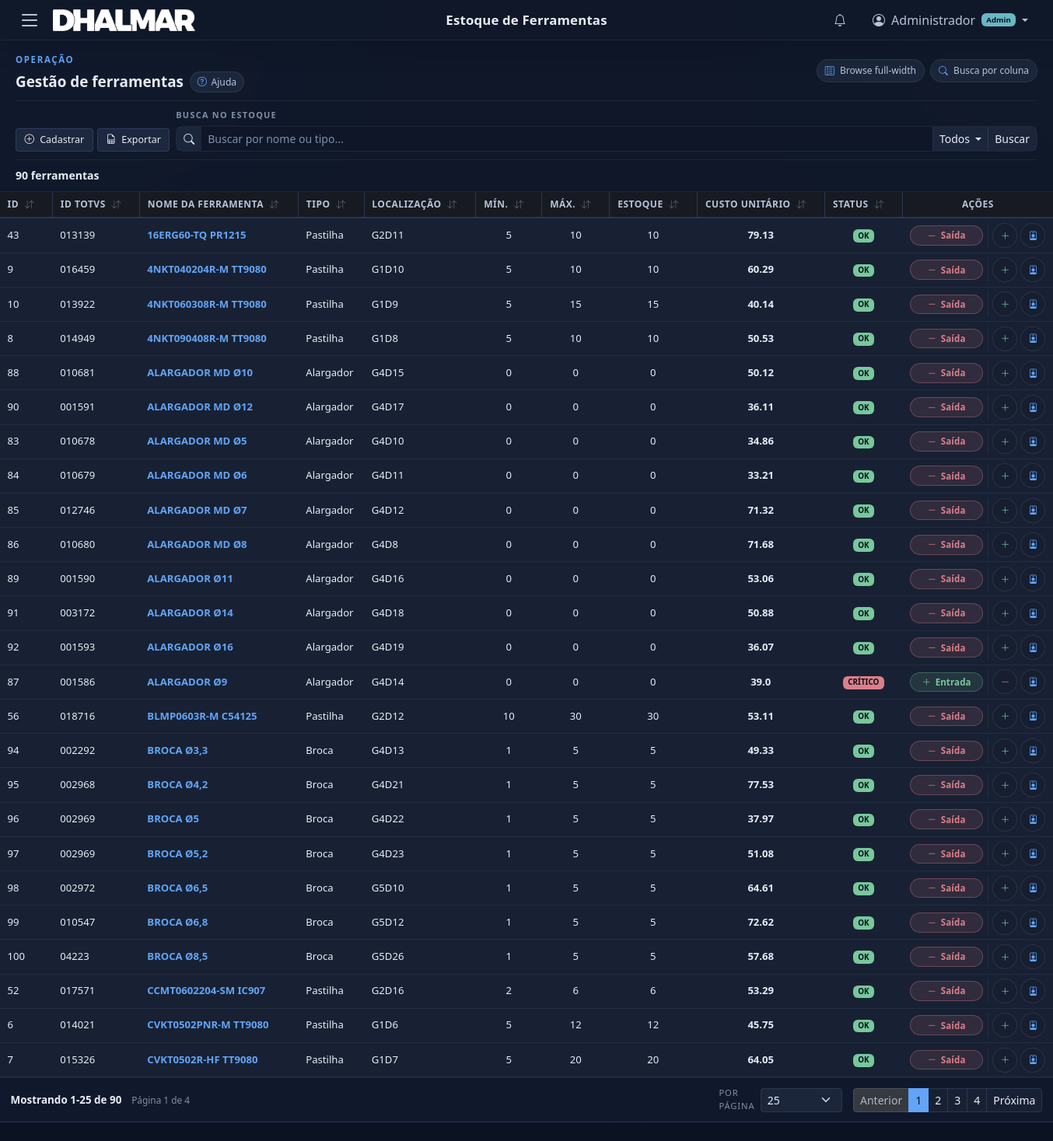
/tools/ (signed in), run on an earlier commit of the app's database.
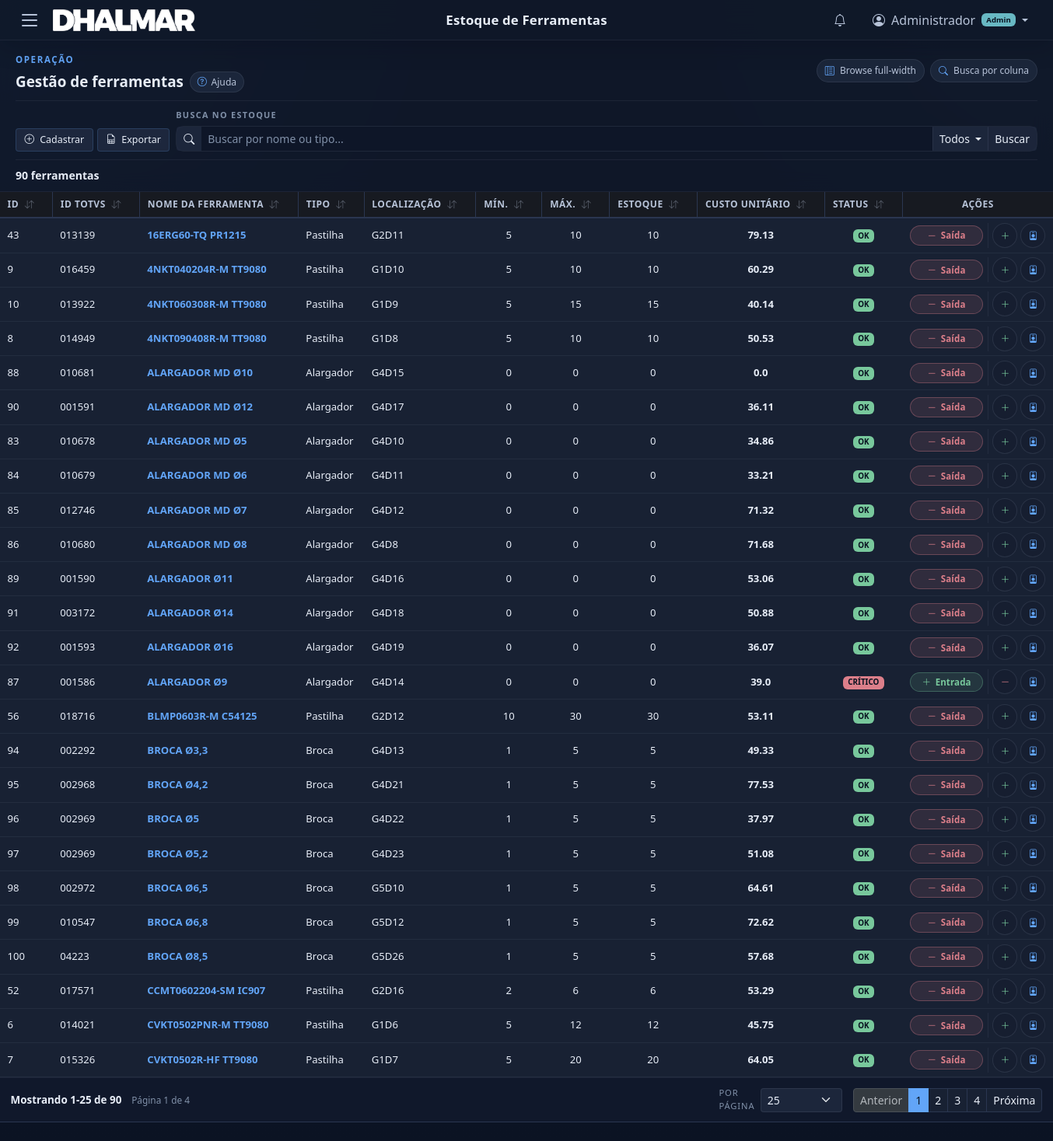
And on a later commit of the database.
### app/models.py (models this page shows, shortened)
class User(Base):
    __tablename__ = "users"
    id = Column(Integer, primary_key=True, index=True)
    username = Column(String(100), nullable=False, unique=True)
    full_name = Column(String(200), nullable=False, default="")
    password_hash = Column(String(255), nullable=False)
    role = Column(String(10), nullable=False, default="USER")  # ADMIN or USER
    active = Column(Integer, default=1)  # 1=active, 0=disabled
    created_at = Column(DateTime, default=datetime.utcnow)

class Tool(Base):
    __tablename__ = "tools"
    id = Column(Integer, primary_key=True, index=True)
    name = Column(String(200), nullable=False)
    origin_id = Column(String(100), default="")  # ID de origem (preenchido manualmente)
    tool_type_id = Column(Integer, ForeignKey("tool_types.id"), nullable=False)
    description = Column(Text, default="")
    location = Column(String(10), default="")  # G<n>D<n> e.g. G1D27
    min_stock = Column(Integer, default=0)
    max_stock = Column(Integer, default=0)
    current_stock = Column(Integer, default=0)
    unit_cost = Column(Float, default=0.0)           # Cost per unit (R$)
    is_critical = Column(Integer, default=0)          # 1 = critical for production
    avg_lifespan_hours = Column(Float, default=0.0)   # Average life in hours before replacement
    tool_type = relationship("ToolType", back_populates="tools")
    parameters = relationship("ToolParameter", back_populates="tool", cascade="all, delete-orphan")
    movements = relationship("Movement", back_populates="tool")

class ToolType(Base):
    __tablename__ = "tool_types"
    id = Column(Integer, primary_key=True, index=True)
    name = Column(String(100), nullable=False, unique=True)
    tools = relationship("Tool", back_populates="tool_type")

### app/routers/tools.py (the view)
@router.get("/")
def tools_list(
    request: Request,
    search: str = Query("", alias="search"),
    search_col: str = Query("all", alias="search_col"),
    page: int = Query(1, ge=1),
    per_page: int = Query(25, alias="per_page"),
    db: Session = Depends(get_db),
):
    tools, pagination = paginate_query(
        _filtered_tools_query(db, search, search_col),
        base_path=request.url.path,
        params={
            "search": search,
            "search_col": search_col,
        },
        page=page,
        per_page=per_page,
        id_prefix="tools",
    )
    employees = db.query(Employee).order_by(Employee.name).all()
    machines = db.query(Machine).order_by(Machine.name).all()
    return request.app.state.templates.TemplateResponse(
        request=request,
        name="tools/index.html",
        context={
            "tools": tools,
            "employees": employees,
            "machines": machines,
            "search": search,
            "search_col": search_col,
            "page": pagination["page"],
            "per_page": pagination["per_page"],
            "pagination": pagination,
        },
    )

### app/templates/tools/index.html (shortened to what this page needs)
{% extends "base.html" %}
{% set active_page = "tools" %}
{% block topbar_title %}Estoque de Ferramentas{% endblock %}
{% block content %}
{% set col_label_map = {'all': 'Todos', 'name': 'Nome', 'origin_id': 'ID TOTVS', 'tool_type': 'Tipo', 'location': 'Localização', 'status': 'Status'} %}
<div class="page-subheader page-subheader--stacked">
    <div class="ops-context-bar">
        <div class="ops-context-copy">
            <span class="ops-context-kicker">Operação</span>
            <div class="ops-context-heading">
                <h1 class="ops-context-title">Gestão de ferramentas</h1>
                <button class="btn btn-sm ops-help-toggle collapsed" type="button"
                        data-bs-toggle="collapse" data-bs-target="#toolsPageHelp"
                        aria-expanded="false" aria-controls="toolsPageHelp">
                    <i class="bi bi-question-circle"></i>
                    <span class="d-none d-sm-inline">Ajuda</span>
                </button>
            </div>
        </div>
        <div class="ops-context-meta">
            <span class="ops-meta-pill">
                <i class="bi bi-layout-text-sidebar-reverse"></i>Browse full-width
            </span>
            <span class="ops-meta-pill">
                <i class="bi bi-search"></i>Busca por coluna
            </span>
        </div>
    </div>
    <div class="tools-toolbar tools-toolbar--wrap">
        <div class="tools-toolbar-left">
            <a href="/tools/create" class="btn btn-sm btn-outline-secondary tools-action-btn">
                <i class="bi bi-plus-circle me-1"></i> Cadastrar
            </a>
            <button type="button" class="btn btn-sm btn-outline-secondary tools-action-btn"
                    data-bs-toggle="modal" data-bs-target="#exportModal">
                <i class="bi bi-file-earmark-spreadsheet me-1"></i> Exportar
            </button>
        </div>
        <div class="tools-toolbar-right">
            <form method="GET" action="/tools" class="tools-search-form movements-search-form" id="searchForm">
                <span class="movements-toolbar-label">Busca no estoque</span>
                <div class="input-group input-group-sm">
                    <span class="input-group-text tools-search-icon"><i class="bi bi-search"></i></span>
                    <input type="text" name="search" class="form-control form-control-sm" id="searchInput"
                           placeholder="Buscar por nome ou tipo..." value="{{ search }}">
                    <button class="btn btn-sm btn-outline-secondary dropdown-toggle" type="button"
                            data-bs-toggle="dropdown" aria-expanded="false" id="searchColBtn">
                        <span id="searchColLabel">{{ col_label_map.get(search_col, 'Todos') }}</span>
                    </button>
                    <button class="btn btn-sm btn-outline-secondary" type="submit">Buscar</button>
                </div>
            </form>
        </div>
    </div>
    <div class="ops-feedback-bar">
        <div class="ops-feedback-summary">
            <span class="ops-feedback-count">{{ pagination.total_items }} ferramenta{{ '' if pagination.total_items == 1 else 's' }}</span>
        </div>
    </div>
</div>
<div class="page-grid-fullwidth">
    <div class="tools-grid-wrapper">
        <div class="table-responsive">
            <table class="table table-hover mb-0 align-middle tools-grid tools-grid--inventory">
                <thead>
                    <tr>
                        <th class="sortable" data-sort-type="number" data-col="0">ID <i class="bi bi-arrow-down-up sort-icon"></i></th>
                        <th class="sortable" data-sort-type="string" data-col="1">ID TOTVS <i class="bi bi-arrow-down-up sort-icon"></i></th>
                        <th class="sortable" data-sort-type="string" data-col="2">Nome da Ferramenta <i class="bi bi-arrow-down-up sort-icon"></i></th>
                        <th class="sortable" data-sort-type="string" data-col="3">Tipo <i class="bi bi-arrow-down-up sort-icon"></i></th>
                        <th class="sortable" data-sort-type="string" data-col="4">Localização <i class="bi bi-arrow-down-up sort-icon"></i></th>
                        <th class="sortable text-center" data-sort-type="number" data-col="5">Mín. <i class="bi bi-arrow-down-up sort-icon"></i></th>
                        <th class="sortable text-center" data-sort-type="number" data-col="6">Máx. <i class="bi bi-arrow-down-up sort-icon"></i></th>
                        <th class="sortable text-center" data-sort-type="number" data-col="7">Estoque <i class="bi bi-arrow-down-up sort-icon"></i></th>
                        <th class="sortable text-center" data-sort-type="number" data-col="8">Custo unitário <i class="bi bi-arrow-down-up sort-icon"></i></th>
                        <th class="sortable text-center" data-sort-type="string" data-col="9">Status <i class="bi bi-arrow-down-up sort-icon"></i></th>
                        <th class="text-center">Ações</th>
                    </tr>
                </thead>
                <tbody>
                {% for t in tools %}
                    <tr>
                        <td>{{ t.id }}</td>
                        <td>{{ t.origin_id or "—" }}</td>
                        <td>
                            <a href="/tools/{{ t.id }}{% if search %}?ref={{ search|urlencode }}{% if search_col and search_col != 'all' %}&ref_col={{ search_col|urlencode }}{% endif %}{% endif %}"
                               class="text-decoration-none fw-semibold tool-detail-trigger"
                               data-tool-name="{{ t.name }}"
                               data-modal-url="/tools/{{ t.id }}/modal">
                                {{ t.name }}
                            </a>
                        </td>
                        <td>{{ t.tool_type.name }}</td>
                        <td>{{ t.location or "—" }}</td>
                        <td class="text-center">{{ t.min_stock }}</td>
                        <td class="text-center">{{ t.max_stock }}</td>
                        <td class="text-center">{{ t.max_stock }}</td>
                        <td class="text-center fw-bold">{{ t.unit_cost }}</td>
                        <td class="text-center">
                            {% if t.status == "CRITICAL" %}
                                <span class="badge bg-danger">CRÍTICO</span>
                            {% elif t.status == "LOW STOCK" %}
                                <span class="badge bg-warning text-dark">ESTOQUE BAIXO</span>
                            {% else %}
                                <span class="badge bg-success">OK</span>
                            {% endif %}
                        </td>
                        {% set prioritize_restock = t.status in ["CRITICAL", "LOW STOCK"] %}
                        <td class="text-center text-nowrap row-actions-cell">
                            <div class="row-action-cluster" role="group" aria-label="Ações para {{ t.name }}">
                                <button class="btn btn-sm row-action-primary {{ 'row-action-primary--success' if prioritize_restock else 'row-action-primary--danger' }}"
                                        type="button"
                                        data-bs-toggle="modal"
                                        data-bs-target="#movementModal"
                                        onclick="prepareMovement({{ t.id }}, '{{ t.name }}', '{{ 'IN' if prioritize_restock else 'OUT' }}', 'REPOSICAO')">
                                    <i class="bi {{ 'bi-plus-lg' if prioritize_restock else 'bi-dash-lg' }}"></i>
                                    <span>{{ 'Entrada' if prioritize_restock else 'Saída' }}</span>
                                </button>
                                <div class="row-action-icons" aria-label="Ações secundárias">
                                    {% if prioritize_restock %}
                                    <button class="btn btn-sm row-action-icon row-action-icon--danger"
                                            type="button"
                                            title="Registrar saída"
                                            aria-label="Registrar saída para {{ t.name }}"
                                            data-bs-toggle="modal"
                                            data-bs-target="#movementModal"
                                            onclick="prepareMovement({{ t.id }}, '{{ t.name }}', 'OUT', 'REPOSICAO')">
                                        <i class="bi bi-dash-lg"></i>
                                    </button>
                                    {% else %}
                                    <button class="btn btn-sm row-action-icon row-action-icon--success"
                                            type="button"
                                            title="Registrar entrada"
                                            aria-label="Registrar entrada para {{ t.name }}"
                                            data-bs-toggle="modal"
                                            data-bs-target="#movementModal"
                                            onclick="prepareMovement({{ t.id }}, '{{ t.name }}', 'IN', 'REPOSICAO')">
                                        <i class="bi bi-plus-lg"></i>
                                    </button>
                                    {% endif %}
                                    <button class="btn btn-sm row-action-icon row-action-icon--neutral"
                                            type="button"
                                            title="Registrar empréstimo"
                                            aria-label="Registrar empréstimo para {{ t.name }}"
                                            data-bs-toggle="modal"
                                            data-bs-target="#movementModal"
                                            onclick="prepareMovement({{ t.id }}, '{{ t.name }}', 'OUT', 'EMPRESTIMO')">
                                        <i class="bi bi-person-badge"></i>
                                    </button>
                                </div>
                            </div>
                        </td>
                    </tr>
                {% endfor %}
                </tbody>
            </table>
        </div>
        {% include "partials/pagination.html" %}
    </div>
</div>
{% endblock %}

### app/templates/base.html (shortened to what this page needs)
<!DOCTYPE html>
<html lang="pt-BR" data-bs-theme="dark">
<head>
    <link href="https://cdn.jsdelivr.net/npm/bootstrap@5.3.3/dist/css/bootstrap.min.css"
          rel="stylesheet">
    <link href="https://cdn.jsdelivr.net/npm/bootstrap-icons@1.11.3/font/bootstrap-icons.min.css"
          rel="stylesheet">
    <link href="/static/css/style.css?v=15" rel="stylesheet">
</head>
<body>
<header id="topbar" class="topbar">
    <div class="topbar-left">
        {% if request.state.current_user %}
        <button id="navToggleBtn" class="topbar-hamburger" aria-label="Menu" aria-expanded="false">
            <span></span>
            <span></span>
            <span></span>
        </button>
        {% endif %}
        <img src="/static/images/DHALMARLOGO.png" alt="Dhalmar" class="topbar-logo">
    </div>
    <div class="topbar-center">
        <span class="topbar-page-title">{% block topbar_title %}{% endblock %}</span>
    </div>
    <div class="topbar-right">
        {% if request.state.current_user %}
        <div class="topbar-icon-wrapper" id="notificationBell" role="button"
             data-bs-toggle="modal" data-bs-target="#notificationModal"
             title="Notificações">
            <i class="bi bi-bell"></i>
        </div>
        <div class="dropdown">
            <a class="topbar-user dropdown-toggle" href="#" id="userDropdown"
               role="button" data-bs-toggle="dropdown" aria-expanded="false">
                <i class="bi bi-person-circle"></i>
                <span class="d-none d-md-inline ms-1">
                    {{ request.state.current_user.full_name or request.state.current_user.username }}
                </span>
                {% if request.state.current_user.role == 'ADMIN' %}
                <span class="badge bg-info ms-1" style="font-size: 0.6rem;">Admin</span>
                {% endif %}
            </a>
        </div>
        {% endif %}
    </div>
</header>
<main id="mainContent" class="main-content">
    {% block content %}{% endblock %}
</main>
</body>
</html>

What changed in the data, as far as the page shows it:
changed Tool "ALARGADOR MD Ø10": unit_cost "50.12" → "0.0"
